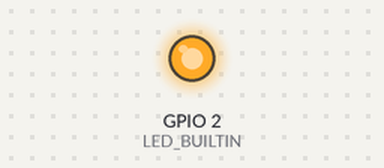
A sketch run on a simulated ESP32. Parts: output pins drawn as LEDs (lit = HIGH). What the sketch prints to the serial monitor is not drawn.

Above: at 1.0 s.
At 3.0 s:
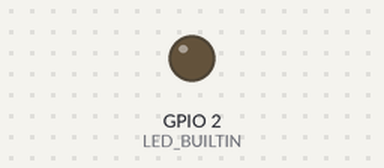
Timing chart, 0 to 5.2 s (numbered marks = the images above):
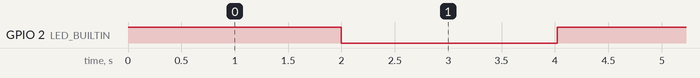

Measured:
- by itself, GPIO 2 (LED_BUILTIN): alternates HIGH for 2.0 s and LOW for 2.0 s

The sketch:

Exercise_1_MAC_ADDRESS.ino
```cpp
// MyThing.ino
// COM3505 lab exercises sketch template

// initialisation entry point
void setup() {
  // initialize digital pin LED_BUILTIN as an output.
  pinMode(LED_BUILTIN, OUTPUT);
  Serial.begin(115200);
}

// task loop entry point
void loop() {
  digitalWrite(LED_BUILTIN, HIGH);   // turn the LED on (HIGH is the voltage level)
  delay(2000);                       // wait for a second
  digitalWrite(LED_BUILTIN, LOW);    // turn the LED off by making the voltage LOW
  delay(2000);                       // wait for a second
  uint64_t chipID = ESP.getEfuseMac();


  Serial.print("MAC ADDRESS = \n");
  Serial.printf("Unsigned Integer = %u\n", chipID);   //Print as unsigned int
  Serial.printf("Decimal Integer = %d\n", chipID);    // Decimal Num
  Serial.printf("Hexadecimal = %X\n", chipID);        //Hex
  Serial.printf("Integer (base 10) = %i\n", chipID);   //Integer, Base 10

  /* Decimal and Integer Base 10 are identical - both are incorrect.
   * HexaDecimal gives the last 4 bytes of the MAC Address
   * Unsigned Integer gives the mac in unsigned form - which is incorrect
   * The MAC ADDRESS of the chip is stored as 6 bytes, making up 12 Hex numbers, the above representation only gives the lower 4.
   *
   * To retrive the first 2 bytes of the mac address we must to (chipID >> 32) to copy the upper 2 bytes into the smallest 4 bytes.
   * The following example, taken from https://github.com/espressif/arduino-esp32/blob/master/libraries/ESP32/examples/ChipID/GetChipID/GetChipID.ino
   * Shows the chip MAC ADDRESS properly, displaying all 6 bytes
   */

  Serial.printf("ESP32 Chip ID = %04X",(uint16_t)(chipID>>32));//print High 2 bytes
  Serial.printf("%08X\n",(uint32_t)chipID);//print Low 4bytes.

  /*
   * Alternatively, one may use the %llX formatting option to convert the chipID into a hex number
   * and display the entire 6 bytes at once. This method uses the ll (el el) Long Long modifier
   * on the unsigned integer storing the chipID. In fact, the ll modifier works for all integer types,
   * allowing decimal, unsigned int, and integer (base 10) to display the decimal representation
   */

  Serial.print("MAC ADDRESS (ll modifier)= \n");
  Serial.printf("Unsigned Integer = %llu\n", chipID);   //Print as unsigned int
  Serial.printf("Decimal Integer = %lld\n", chipID);    // Decimal Num
  Serial.printf("Hexadecimal = %llX\n", chipID);        //Hex
  Serial.printf("Integer (base 10) = %lli\n", chipID);   //Integer, Base 10


}
```
